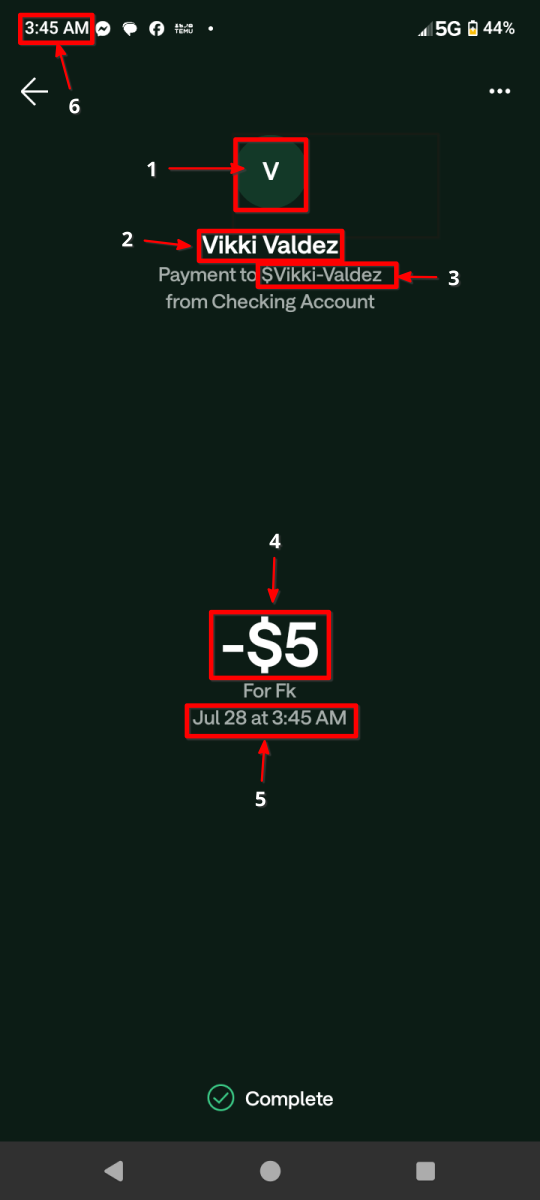
#> input picture original.png, 2160 x 4800 px (shown at 1/4 size)
$ python -i improved_text_replacer-101626C.py   (imports and definitions only)
#> lines starting #> are read from the running program, lines starting #| are printed output that depends on the picture; after the words box and inside, x2 and y2 are one past the last pixel; in counts of white or black regions, pixels touching at a corner belong together
#!/usr/bin/env python3
"""
Interactive Image Text Replacer
-------------------------------

Detects six outlined red target boxes, asks for replacement text, and saves
a separate output image. The source image is never modified.

Designed for repeated images with:
- A solid-color background
- Six outlined target boxes
- Red box outlines
- Arrow annotations that may touch or point toward boxes
- Replacement text kept on one line

Detection fixes:
- Uses contour hierarchy and bounding-box containment to recognize the inner
  and outer contours of the same outlined rectangle.
- Groups nested contours so one physical box is counted only once.
- Uses the inner contour as the text area when available, preserving the
  outline during replacement.
- Writes debug_red_mask.png and debug_detection.png.
"""

from __future__ import annotations

import glob
from pathlib import Path
from typing import Optional

import cv2
import easyocr
import numpy as np
from PIL import Image, ImageDraw, ImageFont


# =============================================================================
# CONFIGURATION
# =============================================================================

SCRIPT_DIR = Path(__file__).resolve().parent

INPUT_FILENAME = "original.png"
OUTPUT_FILENAME = "replaced_output.png"
DEBUG_DETECTION_FILENAME = "debug_detection.png"
DEBUG_MASK_FILENAME = "debug_red_mask.png"

EXPECTED_BOX_COUNT = 6

# Set this to a filename in the script directory or ./fonts to force a font.
# None means automatically select a local font.
FONT_FILENAME: Optional[str] = None

FONT_SEARCH_DIRS = [SCRIPT_DIR, SCRIPT_DIR / "fonts"]
PREFERRED_FONT_NAMES = [
    "Roboto-Medium.ttf",
    "Roboto-Regular.ttf",
    "Roboto.ttf",
    "Arial.ttf",
    "ArialMT.ttf",
    "DejaVuSans.ttf",
    "DejaVuSans-Bold.ttf",
]

# HSV red ranges, including reds that wrap around the hue boundary.
RED_LOWER_1 = np.array([0, 65, 45], dtype=np.uint8)
RED_UPPER_1 = np.array([13, 255, 255], dtype=np.uint8)
RED_LOWER_2 = np.array([165, 65, 45], dtype=np.uint8)
RED_UPPER_2 = np.array([180, 255, 255], dtype=np.uint8)

MORPH_KERNEL_SIZE = 3

MIN_BOX_WIDTH = 40
MIN_BOX_HEIGHT = 25
MAX_BOX_IMAGE_AREA_RATIO = 0.15
MIN_RECTANGULARITY = 0.35
MIN_SOLIDITY = 0.50

MIN_FONT_SIZE = 8
MAX_FONT_SIZE = 500
TEXT_MARGIN_RATIO = 0.04
BACKGROUND_SAMPLE_MARGIN = 8

# Candidate rectangles whose edges fall within this many pixels of one
# another can be considered nested contours of the same outlined box.
NESTED_EDGE_TOLERANCE = 4

# A valid inner contour should be smaller than its outer contour, but still
# occupy a substantial part of the same rectangle.
NESTED_MIN_AREA_RATIO = 0.45
NESTED_MAX_AREA_RATIO = 0.98


# =============================================================================
# LOGGING
# =============================================================================

def info(message: str) -> None:
    print(f"INFO: {message}")


def warning(message: str) -> None:
    print(f"WARNING: {message}")


def error(message: str) -> None:
    print(f"ERROR: {message}")


# =============================================================================
# FONT HANDLING
# =============================================================================

# [42 lines left out: function get_local_font, not called in this run]


# =============================================================================
# MASK AND GEOMETRY
# =============================================================================

def create_red_mask(image: np.ndarray) -> np.ndarray:
    """Create a binary mask of red pixels."""
    hsv = cv2.cvtColor(image, cv2.COLOR_BGR2HSV)
    mask1 = cv2.inRange(hsv, RED_LOWER_1, RED_UPPER_1)
    mask2 = cv2.inRange(hsv, RED_LOWER_2, RED_UPPER_2)
    mask = cv2.bitwise_or(mask1, mask2)

    kernel = cv2.getStructuringElement(
        cv2.MORPH_RECT, (MORPH_KERNEL_SIZE, MORPH_KERNEL_SIZE)
    )
    # Close only tiny gaps. A large kernel can merge an arrow with its box.
    mask = cv2.morphologyEx(mask, cv2.MORPH_CLOSE, kernel, iterations=1)
    return mask


def contour_metrics(
    contour: np.ndarray,
    image_width: int,
    image_height: int,
) -> dict:
    x, y, w, h = cv2.boundingRect(contour)
    contour_area = float(cv2.contourArea(contour))
    bbox_area = float(max(w * h, 1))
    hull = cv2.convexHull(contour)
    hull_area = float(max(cv2.contourArea(hull), 1))
    perimeter = cv2.arcLength(contour, True)
    approximation = (
        cv2.approxPolyDP(contour, 0.02 * perimeter, True)
        if perimeter > 0 else []
    )
    return {
        "x": int(x),
        "y": int(y),
        "w": int(w),
        "h": int(h),
        "area": contour_area,
        "bbox_area": bbox_area,
        "aspect": w / max(h, 1),
        "rect": contour_area / bbox_area,
        "solid": contour_area / hull_area,
        "vertices": len(approximation),
        "image_area_ratio": bbox_area / max(image_width * image_height, 1),
    }


def basic_candidate_valid(m: dict) -> bool:
    if m["w"] < MIN_BOX_WIDTH or m["h"] < MIN_BOX_HEIGHT:
        return False
    if m["image_area_ratio"] > MAX_BOX_IMAGE_AREA_RATIO:
        return False
    if m["rect"] < MIN_RECTANGULARITY or m["solid"] < MIN_SOLIDITY:
        return False
    # Extremely thin arrows and long lines are unlikely to be target boxes.
    if m["aspect"] < 0.45 or m["aspect"] > 12.0:
        return False
    return True


def score_candidate(m: dict) -> float:
    score = 30 * min(m["rect"], 1.0)
    score += 20 * min(m["solid"], 1.0)
    score += 15 if m["vertices"] == 4 else 5
    score += min(m["area"] / 100000.0, 1.0) * 10
    # Give moderate preference to boxes with a plausible outline aspect ratio.
    if 0.65 <= m["aspect"] <= 8.0:
        score += 5
    return score


def box_edges(box: dict) -> tuple[int, int, int, int]:
    return (
        box["x"],
        box["y"],
        box["x"] + box["w"],
        box["y"] + box["h"],
    )


def is_nested_rectangle(outer: dict, inner: dict) -> bool:
    """
    True when inner is geometrically inside outer and its edges resemble the
    inner edge of the same outlined rectangle. This avoids counting a border's
    outer and inner contours as two separate targets.
    """
    ox1, oy1, ox2, oy2 = box_edges(outer)
    ix1, iy1, ix2, iy2 = box_edges(inner)

    if inner["bbox_area"] >= outer["bbox_area"]:
        return False

    ratio = inner["bbox_area"] / max(outer["bbox_area"], 1)
    if not (NESTED_MIN_AREA_RATIO <= ratio <= NESTED_MAX_AREA_RATIO):
        return False

    # Every inner edge must be inside the outer edge, within a reasonable
    # border-thickness range. The tolerance handles small raster differences.
    left_gap = ix1 - ox1
    top_gap = iy1 - oy1
    right_gap = ox2 - ix2
    bottom_gap = oy2 - iy2

    gaps = (left_gap, top_gap, right_gap, bottom_gap)
    if any(gap < -NESTED_EDGE_TOLERANCE for gap in gaps):
        return False
    if any(gap > min(60, max(24, int(min(outer["w"], outer["h"]) * 0.30)))
           for gap in gaps):
        return False

    # The opposing border widths should be reasonably similar.
    if abs(left_gap - right_gap) > max(14, outer["w"] * 0.10):
        return False
    if abs(top_gap - bottom_gap) > max(14, outer["h"] * 0.12):
        return False

    return True


# [8 lines left out: function intersection_over_union, not called in this run]


# =============================================================================
# DETECTION AND NESTED-CONTOUR GROUPING
# =============================================================================

def find_red_boxes(image: np.ndarray) -> list[dict]:
    height, width = image.shape[:2]
    mask = create_red_mask(image)

    mask_path = SCRIPT_DIR / DEBUG_MASK_FILENAME
    cv2.imwrite(str(mask_path), mask)
    info(f"Red mask saved to: {mask_path}")

    # RETR_TREE retains parent/child relationships between outer and inner
    # contours. Geometric containment is also checked because antialiasing and
    # arrow contacts can make the hierarchy imperfect.
    contours, hierarchy = cv2.findContours(
        mask, cv2.RETR_TREE, cv2.CHAIN_APPROX_SIMPLE
    )

    raw: list[dict] = []
    if hierarchy is not None:
        hierarchy = hierarchy[0]

    for idx, contour in enumerate(contours):
        m = contour_metrics(contour, width, height)
        m["contour_index"] = idx
        m["parent"] = int(hierarchy[idx][3]) if hierarchy is not None else -1
        m["basic"] = basic_candidate_valid(m)
        if m["basic"]:
            m["score"] = score_candidate(m)
            raw.append(m)

    raw.sort(key=lambda m: m["bbox_area"], reverse=True)

    info(f"Found {len(contours)} total contours.")
    print("\n" + "=" * 100)
    print("RECTANGLE CANDIDATE DIAGNOSTICS")
    print("=" * 100)

    for index, candidate in enumerate(raw, start=1):
        candidate["nested_children"] = []
        print(
            f"Candidate #{index}: x={candidate['x']} y={candidate['y']} "
            f"w={candidate['w']} h={candidate['h']} "
            f"| area={candidate['area']:.0f} "
            f"| aspect={candidate['aspect']:.3f} "
            f"| rect={candidate['rect']:.3f} "
            f"| solid={candidate['solid']:.3f} "
            f"| vertices={candidate['vertices']} "
            f"| parent={candidate['parent']} "
            f"| score={candidate['score']:.2f}"
        )
    print("=" * 100)

    # Build groups. Each group represents one physical rectangle. A candidate
    # is attached to an existing outer rectangle only if it is genuinely
    # nested with a similar border inset. Merely overlapping boxes are not
    # grouped, so the two intentionally overlapping horizontal boxes survive.
    groups: list[dict] = []
    for candidate in raw:
        matching_group = None
        for group in groups:
            outer = group["outer"]
            if is_nested_rectangle(outer, candidate):
                matching_group = group
                break

        if matching_group is None:
            groups.append({"outer": candidate, "members": [candidate]})
        else:
            matching_group["members"].append(candidate)
            matching_group["outer"]["nested_children"].append(candidate)

    # Prefer the largest bounding rectangle for each group. The smallest
    # nested member is retained as the interior/text area when available.
    physical_boxes: list[dict] = []
    for group in groups:
        members = group["members"]
        outer = max(members, key=lambda m: m["bbox_area"])
        inner_candidates = [
            m for m in members
            if m is not outer and is_nested_rectangle(outer, m)
        ]
        inner = min(inner_candidates, key=lambda m: m["bbox_area"]) if inner_candidates else None

        box = dict(outer)
        box["inner"] = None
        if inner is not None:
            box["inner"] = {
                "x": inner["x"],
                "y": inner["y"],
                "w": inner["w"],
                "h": inner["h"],
            }
        else:
            # Fallback when an inner contour is missing: infer a modest border
            # inset. The detected inner contour is preferred whenever present.
            inset = max(3, min(18, round(min(outer["w"], outer["h"]) * 0.07)))
            box["inner"] = {
                "x": outer["x"] + inset,
                "y": outer["y"] + inset,
                "w": max(1, outer["w"] - 2 * inset),
                "h": max(1, outer["h"] - 2 * inset),
            }
        box["score"] = outer["score"]
        box["group_size"] = len(members)
        physical_boxes.append(box)

    # When more than six non-nested candidates remain, rank them and retain
    # the six strongest rectangle candidates. In the reported case, grouping
    # the two outer/inner pairs should turn eight candidates into six boxes.
    physical_boxes.sort(key=lambda b: b["score"], reverse=True)
    if len(physical_boxes) > EXPECTED_BOX_COUNT:
        warning(
            f"{len(physical_boxes)} distinct candidates remain after nested "
            f"contours were grouped; selecting the {EXPECTED_BOX_COUNT} highest-scoring."
        )
        physical_boxes = physical_boxes[:EXPECTED_BOX_COUNT]

    physical_boxes.sort(key=lambda b: (b["y"], b["x"]))

    # Debug overlay: red = raw candidates, green = selected physical boxes,
    # cyan = detected inner/text region.
    debug = image.copy()
    for index, candidate in enumerate(raw, start=1):
        cv2.rectangle(
            debug,
            (candidate["x"], candidate["y"]),
            (candidate["x"] + candidate["w"] - 1, candidate["y"] + candidate["h"] - 1),
            (0, 0, 255),
            2,
        )
        cv2.putText(
            debug,
            f"C{index}",
            (candidate["x"], max(20, candidate["y"] - 5)),
            cv2.FONT_HERSHEY_SIMPLEX,
            0.65,
            (0, 0, 255),
            2,
            cv2.LINE_AA,
        )

    for index, box in enumerate(physical_boxes, start=1):
        x, y, w, h = box["x"], box["y"], box["w"], box["h"]
        cv2.rectangle(debug, (x, y), (x + w - 1, y + h - 1), (0, 255, 0), 5)
        inner = box["inner"]
        cv2.rectangle(
            debug,
            (inner["x"], inner["y"]),
            (inner["x"] + inner["w"] - 1, inner["y"] + inner["h"] - 1),
            (255, 255, 0),
            3,
        )
        cv2.putText(
            debug,
            f"TARGET {index} (group={box['group_size']})",
            (x, min(height - 10, y + 28)),
            cv2.FONT_HERSHEY_SIMPLEX,
            0.7,
            (0, 255, 0),
            2,
            cv2.LINE_AA,
        )

    debug_path = SCRIPT_DIR / DEBUG_DETECTION_FILENAME
    cv2.imwrite(str(debug_path), debug)
    info(f"Detection debug image saved to: {debug_path}")
    info(f"Selected {len(physical_boxes)} distinct physical box candidates.")

    if len(physical_boxes) != EXPECTED_BOX_COUNT:
        error("TEXT BOX DETECTION FAILED")
        error(f"Expected: {EXPECTED_BOX_COUNT} boxes")
        error(f"Detected: {len(physical_boxes)} boxes")
        error("The source image was NOT modified.")
        return []

    return physical_boxes


# =============================================================================
# OCR
# =============================================================================

# [87 lines left out: functions read_box_text, estimate_background_color, estimate_text_color, not called in this run]


# =============================================================================
# TEXT FITTING AND RENDERING
# =============================================================================

def get_font(font_path: str, size: int) -> ImageFont.FreeTypeFont:
    return ImageFont.truetype(font_path, size=size)


# [160 lines left out: functions fit_font_size, replace_text_in_box, process_image, not called in this run]


# [9 lines not run here, left out]

>>> import cv2
>>> picture = cv2.imread('../../original.png')
#> picture is the input picture: shape (4800, 2160, 3); mean B, G, R 25.2, 31.8, 20.6
>>> result = find_red_boxes(picture)
#> in create_red_mask, `hsv = cv2.cvtColor(image, cv2.COLOR_BGR2HSV)`: hsv: shape (4800, 2160, 3); mean H, S, V 71.5, 137.5, 35.5
#> in create_red_mask, `mask1 = cv2.inRange(hsv, RED_LOWER_1, RED_UPPER_1)`:
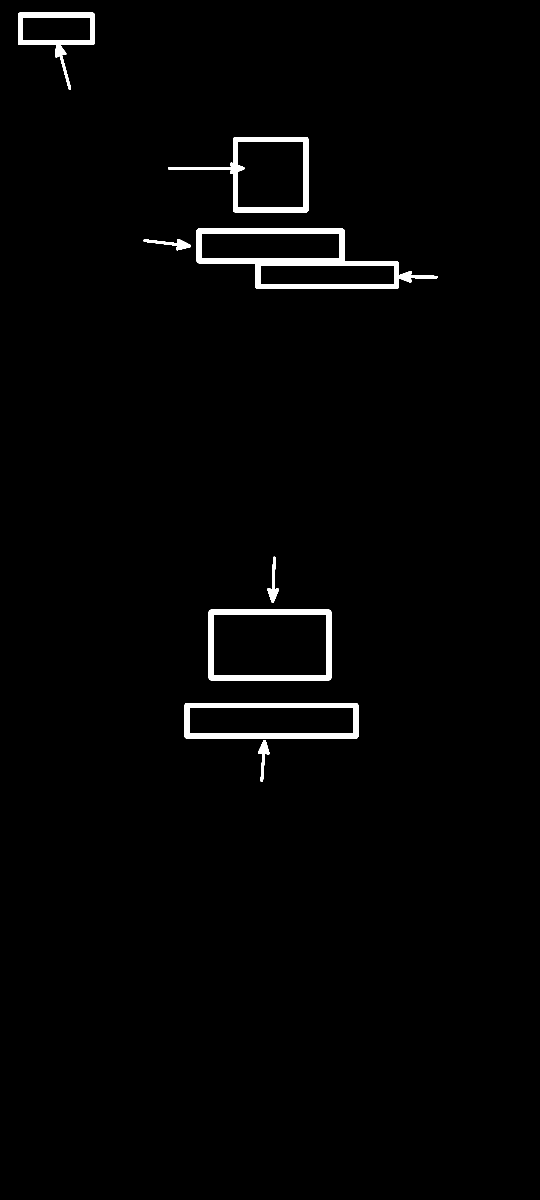
#> mask1: shape (4800, 2160) (shown at 1/4 size); 1.5% white; 8 white regions, largest, box (x1, y1, x2, y2) and area: (787, 915, 1750, 1156) 49182, (738, 2813, 1433, 2954) 30246, (835, 2439, 1325, 2721) 27808
#> in create_red_mask, `mask2 = cv2.inRange(hsv, RED_LOWER_2, RED_UPPER_2)`: mask2: shape (4800, 2160); every value is 0
#> in create_red_mask, `mask = cv2.morphologyEx(mask, cv2.MORPH_CLOSE, kernel, iterations=1)`: mask: shape (4800, 2160); 1.5% white; 8 white regions
#> in find_red_boxes, `contours, hierarchy = cv2.findContours( mask, cv2.RETR_TREE, cv2.CHAIN..`: contours = 14 contours; largest, box (x1, y1, x2, y2) and area: (787, 915, 1750, 1156) 143527, (835, 2439, 1325, 2721) 137335, (853, 2457, 1307, 2703) 110983, (738, 2813, 1433, 2954) 97092, (673, 549, 1233, 849) 91811
#> the loop in find_red_boxes, `for idx, contour in enumerate(contours):` made 14 passes
#> (x in contour_metrics, y in contour_metrics, w in contour_metrics, h in contour_metrics, contour_area in contour_metrics, bbox_area in contour_metrics, hull_area in contour_metrics, perimeter in contour_metrics) on passes 2, 3, 4, 5, 9, 10, 14: (738, 2813, 695, 141, 97092, 97995, 97099, 1656.3), (756, 2831, 659, 105, 68430, 69195, 68430, 1521.7), (835, 2439, 490, 282, 137335, 138180, 137343, 1528.3), (853, 2457, 454, 246, 110983, 111684, 110983, 1393.7), (1040, 1063, 537, 76, 40191.5, 40812, 40194, 1219.1), (804, 932, 556, 103, 56608, 57268, 56608, 1311.7), (89, 68, 272, 95, 25472, 25840, 25472, 727.7)
#> (x in contour_metrics, y in contour_metrics, w in contour_metrics, h in contour_metrics, contour_area in contour_metrics, bbox_area in contour_metrics, hull_area in contour_metrics, perimeter in contour_metrics) on passes 8, 11, 12, 13: (787, 915, 963, 241, 143527, 232083, 178704, 2431.6), (673, 549, 560, 300, 91811, 168000, 128309, 1710.9), (950, 566, 266, 266, 69779, 70756, 70223, 1097.6), (72, 51, 306, 307, 41600.5, 93942, 66087, 1281.3)
#> after the loop in find_red_boxes, `for idx, contour in enumerate(contours):`: raw = 11 items
#> the loop in find_red_boxes, `for index, candidate in enumerate(raw, start=1):` made 11 passes
#| Candidate #1: x=787 y=915 w=963 h=241 | area=143527 | aspect=3.996 | rect=0.618 | solid=0.803 | vertices=7 | parent=-1 | score=54.62
#| Candidate #2: x=673 y=549 w=560 h=300 | area=91811 | aspect=1.867 | rect=0.546 | solid=0.716 | vertices=7 | parent=-1 | score=49.89
#| Candidate #3: x=835 y=2439 w=490 h=282 | area=137335 | aspect=1.738 | rect=0.994 | solid=1.000 | vertices=4 | parent=-1 | score=79.82
#| Candidate #4: x=853 y=2457 w=454 h=246 | area=110983 | aspect=1.846 | rect=0.994 | solid=1.000 | vertices=4 | parent=3 | score=79.81
#| Candidate #5: x=738 y=2813 w=695 h=141 | area=97092 | aspect=4.929 | rect=0.991 | solid=1.000 | vertices=4 | parent=-1 | score=79.43
#| Candidate #6: x=72 y=51 w=306 h=307 | area=41600 | aspect=0.997 | rect=0.443 | solid=0.629 | vertices=7 | parent=-1 | score=40.03
#| Candidate #7: x=950 y=566 w=266 h=266 | area=69779 | aspect=1.000 | rect=0.986 | solid=0.994 | vertices=7 | parent=10 | score=66.44
#| Candidate #8: x=756 y=2831 w=659 h=105 | area=68430 | aspect=6.276 | rect=0.989 | solid=1.000 | vertices=4 | parent=1 | score=76.51
#> (further printed lines are left out)
#> the loop in find_red_boxes, `for candidate in raw:` made 11 passes
#> after the loop in find_red_boxes, `for candidate in raw:`: groups = 9 items
#> the loop in find_red_boxes, `for group in groups:` made 9 passes
#> inset on pass 1: 17
#> the loop in find_red_boxes, `for index, box in enumerate(physical_boxes, start=1):` made 6 passes
#> after the loop in find_red_boxes, `for index, box in enumerate(physical_boxes, start=1):`:
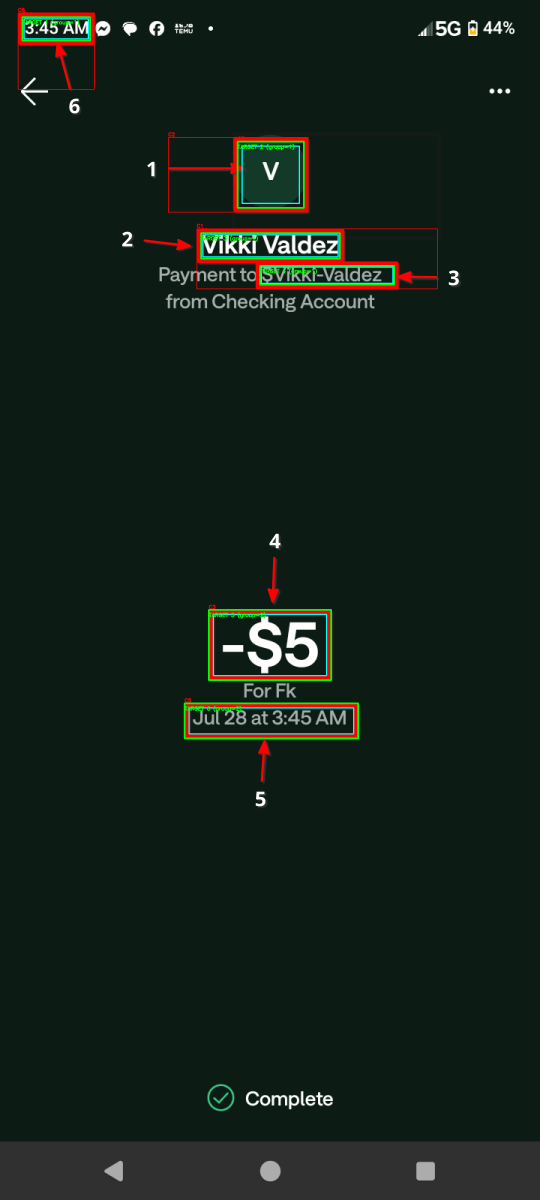
#> debug: shape (4800, 2160, 3) (shown at 1/4 size); mean B, G, R 25.8, 33.8, 19.8
